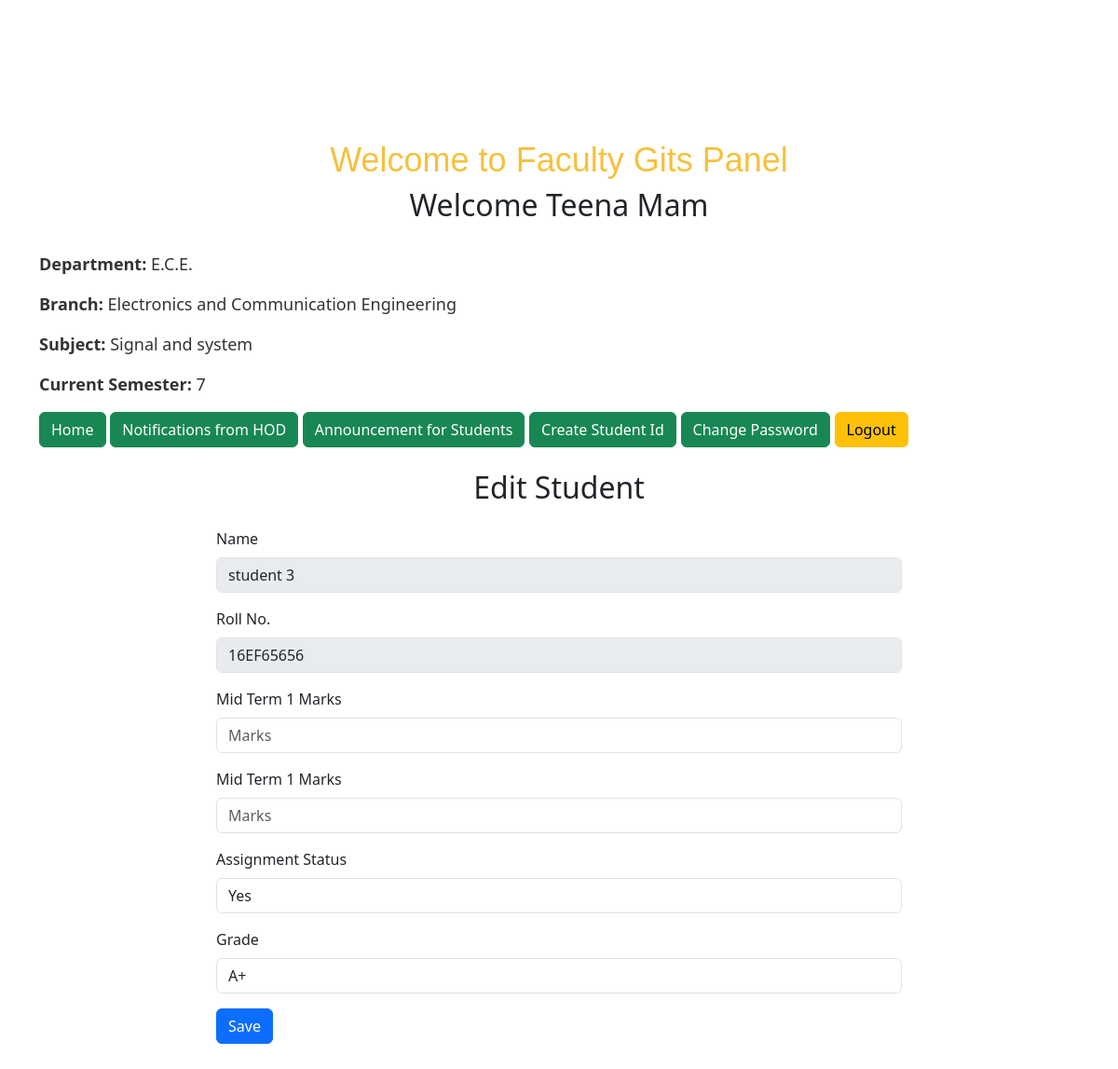
/clg-project/faculty/edit-student.php?id=23 (signed in), run on the app's committed database.
### tables this page shows
CREATE TABLE `users` (
  `id` bigint(20) NOT NULL,
  `user_id` bigint(20) NOT NULL,
  `user_name` varchar(50) NOT NULL,
  `password` varchar(50) NOT NULL,
  `type` int(11) DEFAULT 3,
  `date` timestamp NOT NULL DEFAULT current_timestamp() ON UPDATE current_timestamp()
);

CREATE TABLE `faculty_info` (
  `id` int(11) NOT NULL,
  `faculty_id` int(11) NOT NULL,
  `hod_id` int(10) DEFAULT NULL,
  `name` varchar(100) DEFAULT NULL,
  `department` varchar(200) DEFAULT NULL,
  `branch` varchar(200) DEFAULT NULL,
  `subject` varchar(200) DEFAULT NULL,
  `semester` varchar(10) DEFAULT NULL,
  `created_at` datetime NOT NULL DEFAULT current_timestamp()
);

CREATE TABLE `student_info` (
  `id` int(11) NOT NULL,
  `student_id` int(11) DEFAULT NULL,
  `faculty_id` int(11) DEFAULT NULL,
  `name` varchar(150) DEFAULT NULL,
  `roll_no` varchar(150) DEFAULT NULL,
  `department` varchar(150) DEFAULT NULL,
  `branch` varchar(150) DEFAULT NULL,
  `semester` varchar(150) DEFAULT NULL,
  `created_at` datetime NOT NULL DEFAULT current_timestamp()
);

CREATE TABLE `student_data` (
  `id` int(11) NOT NULL,
  `faculty_id` int(11) DEFAULT NULL,
  `student_id` int(11) DEFAULT NULL,
  `mid_term1` varchar(150) DEFAULT NULL,
  `mid_term2` varchar(150) DEFAULT NULL,
  `assignment` int(11) DEFAULT NULL,
  `grade` varchar(150) DEFAULT NULL,
  `created_at` datetime NOT NULL DEFAULT current_timestamp()
);

### clg-project/functions.php (called while the page is built, shortened)
<?php
function check_faculty_login($con)
{
	if(isset($_SESSION['faculty_user_id']))
	{
		$id = $_SESSION['faculty_user_id'];
		$query = "select * from users as a left join faculty_info as b on a.id = b.faculty_id where a.id = '$id' limit 1";
		$result = mysqli_query($con,$query);
		if($result && mysqli_num_rows($result) > 0)
		{
			$user_data = mysqli_fetch_assoc($result);
			return $user_data;
		}
	}
	die;
}

### clg-project/faculty/edit-student.php (the view, shortened to what this page needs)
<?php
	include("../connection.php");
	include("../functions.php");
	$user_data = check_faculty_login($con);
    $studentId = $_GET['id'];
    $facultyId = $user_data['faculty_id'];
    $query = "SELECT * FROM users as a LEFT JOIN student_info as b ON a.id = b.student_id LEFT JOIN student_data as c ON c.student_id=a.id AND c.faculty_id='$facultyId' WHERE a.type = 3 AND b.student_id = '$studentId' LIMIT 1";
    $result = mysqli_query($con, $query);
    $studentData = mysqli_fetch_array($result);
?>
<!DOCTYPE html>
<html lang="en">
<head>
  <link rel="stylesheet" href="faculty-homepage.css">
    <link href="https://cdn.jsdelivr.net/npm/bootstrap@5.3.0/dist/css/bootstrap.min.css" rel="stylesheet">
</head>
<body>
    <div class="container">
    <h1 class="welcome-heading">Welcome to Faculty Gits Panel</h1>
    <h2>Welcome <?php echo $user_data['name'] ?></h2>
    <div class="faculty-info">
      <p><strong>Department:</strong> <?php echo $user_data['department'] ?></p>
      <p><strong>Branch:</strong> <?php echo $user_data['branch'] ?></p>
      <p><strong>Subject:</strong> <?php echo $user_data['subject'] ?></p>
      <p><strong>Current Semester:</strong> <?php echo $user_data['semester'] ?></p>
      <div class="buttons">
      <a class="btn btn-success" href="index.php">Home</a>
      <a class="btn btn-success" href="hod-announcement.php">Notifications from HOD</a>
      <a class="btn btn-success" href="faculty-announcement.php">Announcement for Students</a>
      <a class="btn btn-success" href="add-student.php">Create Student Id </a>
      <a href="change-password.php" class="btn btn-success">Change Password</a>
      <a class="btn btn-warning" href="logout.php">Logout</a>
    </div>
    </div>
        <div class="row">
            <div class="col-md-8 offset-md-2">
                <h2 class="text-center my-4">Edit Student</h2>
                <form action="" method="post" class="text-start">
                    <div class="mb-3">
                        <label for="formControlInput1" class="form-label">Name</label>
                        <input type="text" class="form-control" id="formControlInput1" name="name" value="<?php echo $studentData['name'] ?>" placeholder="Name" disabled>
                    </div>
                    <div class="mb-3">
                        <label for="formControlInput7" class="form-label">Roll No.</label>
                        <input type="text" class="form-control" id="formControlInput7" name="rollNo" value="<?php echo $studentData['roll_no'] ?>" placeholder="Roll No." disabled>
                    </div>
                    <div class="mb-3">
                        <label for="formControlInput3" class="form-label">Mid Term 1 Marks</label>
                        <input type="text" class="form-control" id="formControlInput3" name="mid_term1" value="<?php echo $studentData['mid_term1'] ?>" placeholder="Marks">
                    </div>
                    <div class="mb-3">
                        <label for="formControlInput3" class="form-label">Mid Term 1 Marks</label>
                        <input type="text" class="form-control" id="formControlInput3" name="mid_term2" value="<?php echo $studentData['mid_term2'] ?>" placeholder="Marks">
                    </div>
                    <div class="mb-3">
                        <label for="formControlInput3" class="form-label">Assignment Status</label>
                        <select name="assignment" id="" class="form-control">
                            <option value="1" <?php echo $studentData['assignment']==1? 'selected' : '' ; ?> >Yes</option>
                        </select>
                    </div>
                    <div class="mb-3">
                        <label for="formControlInput3" class="form-label">Grade</label>
                        <select name="grade" id="" class="form-control">
                            <option value="A+" <?php echo $studentData['grade']=='A+'? 'selected' : '' ; ?> >A+</option>
                        </select>
                    </div>
                    <button type="submit" name="fSubmit" class="btn btn-primary">Save</button>
                </form>
            </div>
        </div>
    </div>
</body>
</html>

### clg-project/faculty/faculty-homepage.css (style rules this page uses)
body { margin: 0; padding: 0; font-family: 'Poppins', sans-serif; background-color: #f5f5f5; }
.container { width: 100%; max-width: 1200px; margin: 0 auto; padding: 100px; text-align: center; }
.welcome-heading { font-size: 36px; margin-top: 50px; font-family: 'Montserrat', sans-serif; color: #f5c13d; }
.faculty-info { font-size: 18px; margin-top: 30px; text-align: left; color: #333; }
button { padding: 10px 20px; font-size: 18px; border-radius: 5px; border: none; background-color: #4CAF50; color: white; margin: 10px; cursor: pointer; }

### data on the page
users: faculty_info.name "Teena Mam", faculty_info.department "E.C.E.", faculty_info.branch "Electronics and Communication Engineering", faculty_info.subject "Signal and system", faculty_info.semester "7"
users: name "student 3", rollNo "16EF65656"
student_data: assignment "Yes", grade "A+"
